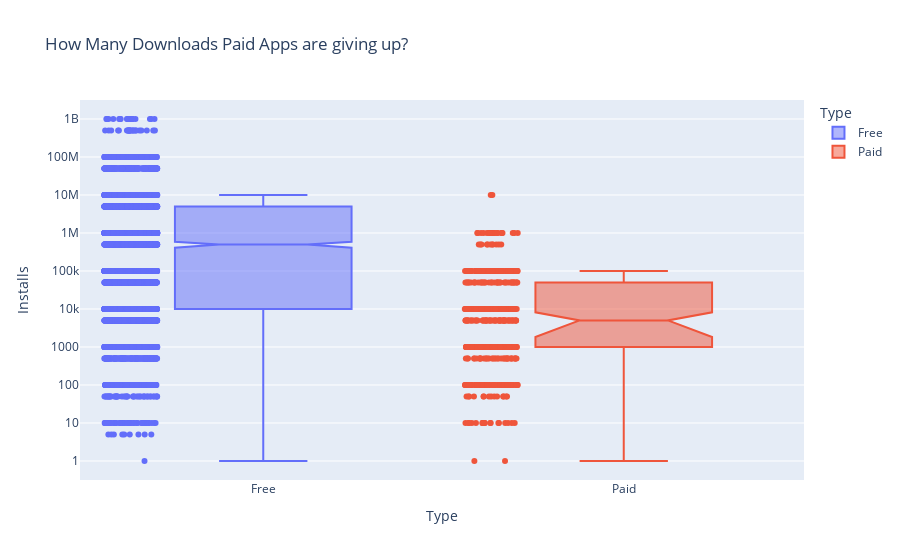

Notebook source saved alongside this figure:
### Markdown cell above
# Plotly Box Plots: Lost Downloads for Paid Apps

**Challenge**: Create a box plot that shows the number of Installs for free versus paid apps. How does the median number of installations compare? Is the difference large or small?

Use the [Box Plots Guide](https://plotly.com/python/box-plots/) and the [.box API reference](https://plotly.com/python-api-reference/generated/plotly.express.box.html) to create the following chart. 

<img src=https://imgur.com/uVsECT3.png>

### Code cell
g_box = px.box(df_apps_clean, x='Type', y='Installs', color='Type', notched=True, height=500, points='all', title='How Many Downloads Paid Apps are giving up?')
g_box.update_layout(xaxis_title='Type', yaxis_title='Installs', yaxis=dict(type='log'))
g_box.show()

### Figure 1 — Plotly figure (JSON) as saved in the notebook; plotly's stock layout.template omitted (floating-point values rounded to 4 significant figures; data arrays with more than 128 entries replaced by an {"elided": "..."} marker saying what was removed)
{"data": [{"alignmentgroup": "True", "boxpoints": "all", "hovertemplate": "Type=%{x}<br>Installs=%{y}<extra></extra>", "legendgroup": "Free", "marker": {"color": "#636efa"}, "name": "Free", "notched": true, "offsetgroup": "Free", "orientation": "v", "showlegend": true, "type": "box", "x": {"elided": "7595 str values"}, "x0": " ", "xaxis": "x", "y": {"elided": "7595 int values"}, "y0": " ", "yaxis": "y"}, {"alignmentgroup": "True", "boxpoints": "all", "hovertemplate": "Type=%{x}<br>Installs=%{y}<extra></extra>", "legendgroup": "Paid", "marker": {"color": "#EF553B"}, "name": "Paid", "notched": true, "offsetgroup": "Paid", "orientation": "v", "showlegend": true, "type": "box", "x": {"elided": "589 str values"}, "x0": " ", "xaxis": "x", "y": {"elided": "589 int values"}, "y0": " ", "yaxis": "y"}], "layout": {"autosize": true, "boxmode": "overlay", "legend": {"title": {"text": "Type"}, "tracegroupgap": 0}, "title": {"text": "How Many Downloads Paid Apps are giving up?"}, "xaxis": {"anchor": "y", "autorange": true, "categoryarray": ["Free", "Paid"], "categoryorder": "array", "domain": [0, 1], "range": [-0.5058, 1.5], "title": {"text": "Type"}, "type": "category"}, "yaxis": {"anchor": "x", "autorange": true, "domain": [0, 1], "range": [-0.5, 9.5], "title": {"text": "Installs"}, "type": "log"}}}
